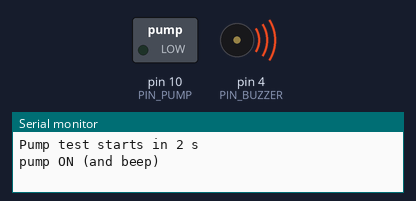
A sketch run on a simulated Arduino Uno, built with avr-gcc and run on an emulated ATmega328P. Shown: switched loads named in the sketch (green lamp = pin HIGH), buzzer (waves = sounding, pin HIGH), the last lines printed to the serial monitor.

Above: at 2.5 s.
At 4.5 s:
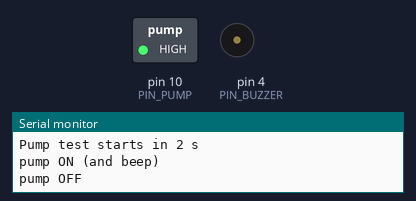
Timing chart, 0 to 7.2 s (numbered marks = the images above):
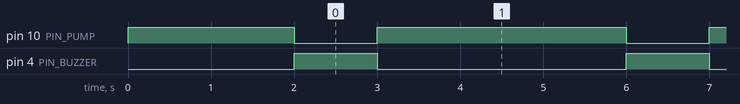

Measured:
- by itself, pin 10 (PIN_PUMP): alternates HIGH for 3.0 s and LOW for 1.0 s
- by itself, pin 4 (PIN_BUZZER): alternates HIGH for 1.0 s and LOW for 3.0 s

The sketch:

03_pump_relay_test.ino
```cpp
// Test 3 - relay + pump (do it over a sink!)
// The pump should run 1 s, then stop 3 s, again and again.
// If it is ON when the message says OFF, your relay is active-HIGH:
// set RELAY_ACTIVE_LOW = false in config.h (and here).

const uint8_t PIN_PUMP = 10;
const uint8_t PIN_BUZZER = 4;
const bool RELAY_ACTIVE_LOW = true;

void pump(bool on) {
  bool level = RELAY_ACTIVE_LOW ? !on : on;
  digitalWrite(PIN_PUMP, level ? HIGH : LOW);
}

void setup() {
  pump(false);
  pinMode(PIN_PUMP, OUTPUT);
  pinMode(PIN_BUZZER, OUTPUT);
  Serial.begin(9600);
  Serial.println(F("Pump test starts in 2 s"));
  delay(2000);
}

void loop() {
  Serial.println(F("pump ON (and beep)"));
  pump(true);
  digitalWrite(PIN_BUZZER, HIGH);
  delay(1000);
  Serial.println(F("pump OFF"));
  pump(false);
  digitalWrite(PIN_BUZZER, LOW);
  delay(3000);
}
```
